Frame 1 (no input): blank canvas, image omitted
Frame 60 (no input): blank canvas, image omitted
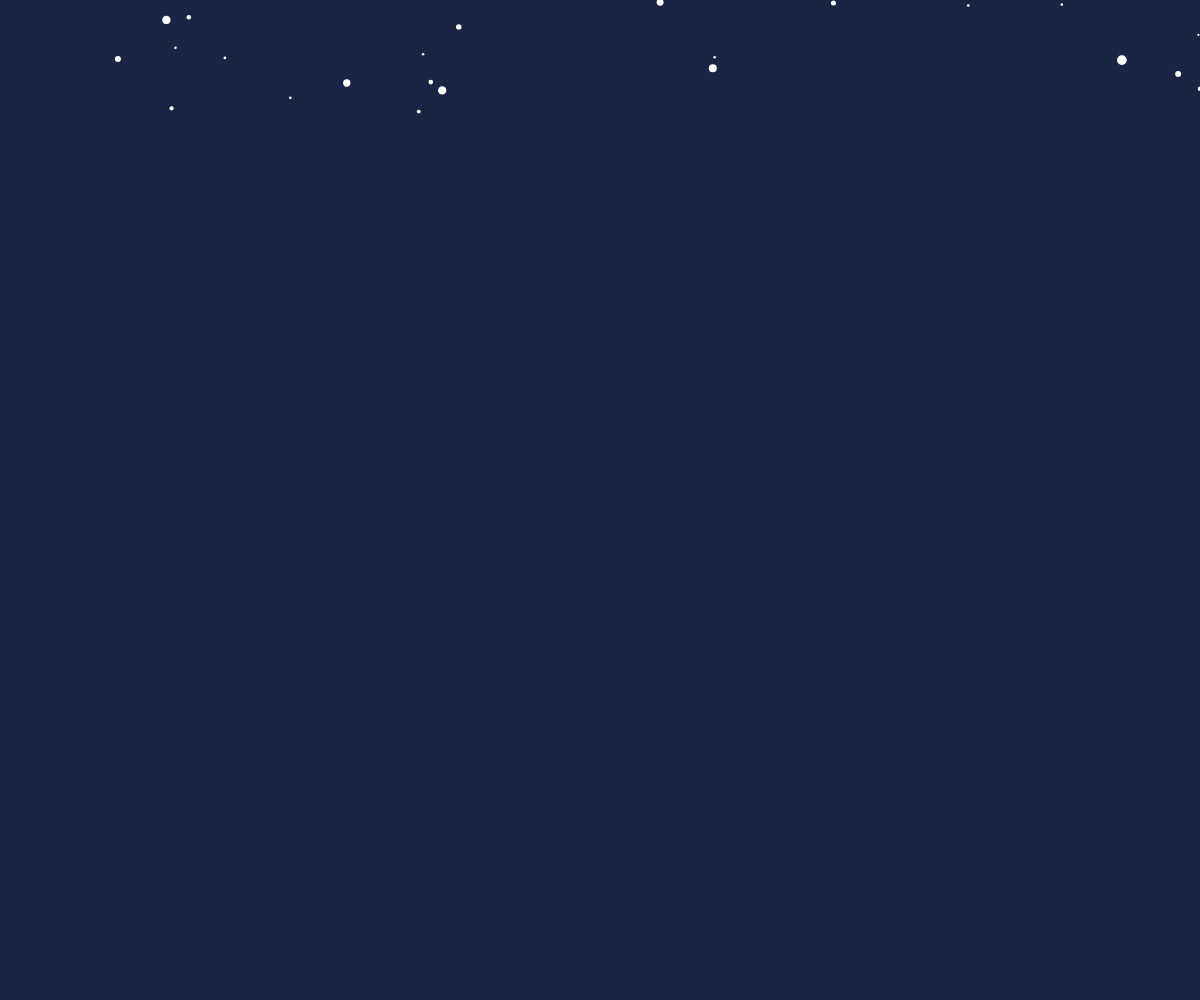
Frame 120 (the mouse pressed at the canvas centre since frame 60)

The p5.js sketch whose frames 1 and 60 were blank and that drew this single picture after the mouse press (run headless with seeded random() and noise() and a simulated clock; from frame 60 on, the mouse is pressed at the canvas centre):

// p5.js sketch
// ── sketch.js
let fiocchidineve = [];

function setup() {
  createCanvas(windowWidth, windowHeight);
  for (let i = 0; i < 150; i++) {
    creaFiocco();
  }
}

function windowResized() {
  resizeCanvas(windowWidth, windowHeight);
}

function draw() {
  background(28, 36, 69);

  for (let i = 0; i < fiocchidineve.length; i++) {
    scendere(fiocchidineve[i]);
    mostrare(fiocchidineve[i]);
  }
}

function creaFiocco() {
  fiocchidineve.push({
    x: random(width),
    y: random(-height, 0),
    diametro: random(2, 10),
    velocita: random(0.7, 1)
  });
}

function scendere(fiocco) {
  fiocco.y += fiocco.velocita;
  if (fiocco.y > height) {
    fiocco.y = random(-height, 0);
    fiocco.x = random(width);
  }
}

function mostrare(fiocco) {
  noStroke();
  fill(255);
  ellipse(fiocco.x, fiocco.y, fiocco.diametro, fiocco.diametro);
}
